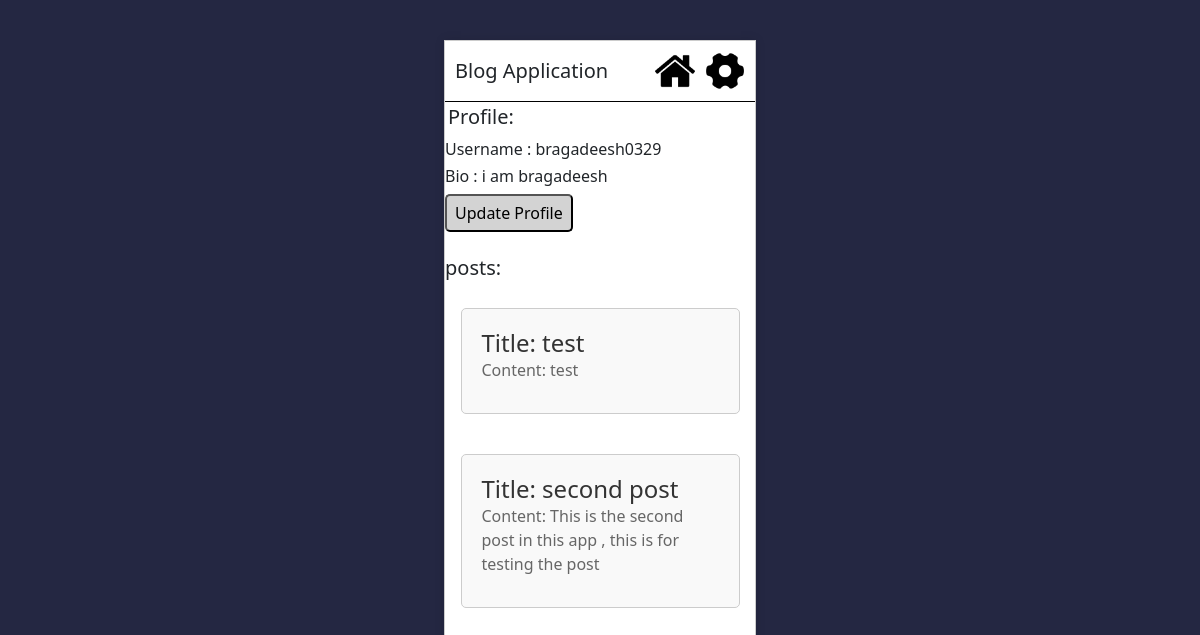
/profile/1 (signed in), run on the app's committed database.
### blog/models.py (models this page shows, shortened)
class CustomUser(AbstractUser):
    email = models.EmailField(max_length = 100, unique = True)
    username = models.CharField(blank = True,null = True,max_length = 30,unique=True)
    USERNAME_FIELD = 'email'
    REQUIRED_FIELDS = ['username']
    @property
    def get_profile(self):
        return ProfileModel.objects.get_or_create(user=self)[0]

class ProfileModel(models.Model):
    user = models.OneToOneField(CustomUser,on_delete=models.CASCADE,unique=True,related_name='profile')
    bio = models.TextField(null=True,blank=True)

class Post(models.Model):
    Title = models.CharField(max_length=100)
    Content = models.TextField(max_length=100)
    Author = models.ForeignKey(CustomUser,on_delete=models.CASCADE)
    Published_Date = models.DateTimeField(auto_now=True)
    slug = models.SlugField( blank=True)

### blog/views.py (the view)
# urls.py: path('profile/<int:pk>',views.profile,name='profile'),
def profile(request,pk):
    user = CustomUser.objects.get(id = pk)
    user_profile = user.get_profile
    post = Post.objects.filter(Author = pk)
    context = {
        'posts':post,
        'users':user,
        'user_profile_details':user_profile
    }
    return render(request,'profile.html',context)

### blog/templates/profile.html
{% extends 'base.html' %}
{% load static %}
{% block content %}
{% block stylesheet%}
<link rel="stylesheet" href="{% static 'profile.css' %}">
 {% endblock %}
<h5 style="padding: 3px;">Profile:</h5>
<h6>Username : {{ users.username }}</h6>
<h6>Bio : {{ user_profile_details.bio }}</h6>
{% if users.id == request.user.id%}
<button class="update-profile"><a href="{% url 'update-profile' users.id %}"> Update Profile</a> </button> <br>
{% endif %}
<h5>posts:</h5>
{% for post in posts %}
    <div class="posts-container">
        <div class="post">
            <a href="{% url 'post' post.slug %}">
                <h5>Title: {{ post.Title }}</h5>
                <p>Content: {{ post.Content }}</p>
            </a>
        </div>
    </div>
{% endfor %}
{% endblock %}

### static/base.css (style rules this page uses)
body, html { margin: 0; padding: 0; height: 100%; width: 100%; display: flex; justify-content: center; align-items: center; background-color: hsl(234, 29%, 20%); overflow-x: auto; overflow-y: auto; }
a { color: black; text-decoration: none; }

### static/profile.css (style rules this page uses)
.posts-container { margin: 20px auto; max-width: 800px; width: 90%; padding: 5px; border: 1px solid #ccc; border-radius: 5px; background-color: #f9f9f9; }
.post { margin-bottom: 5px; padding: 15px; padding-bottom: 5px; }
.post h5 { margin: 0; font-size: 1.5em; color: #333; }
.post p { font-size: 1em; color: #666; }
.update-profile { padding: 5px 8px; background-color: lightgray; color: white; border-radius: 5px; text-align: center; }

### data on the page
CustomUser: username "bragadeesh0329"
ProfileModel: bio "i am bragadeesh"
Post: Title "test", Content "test"
Post: Title "second post", Content "This is the second post in this app , this is for testing the post"
